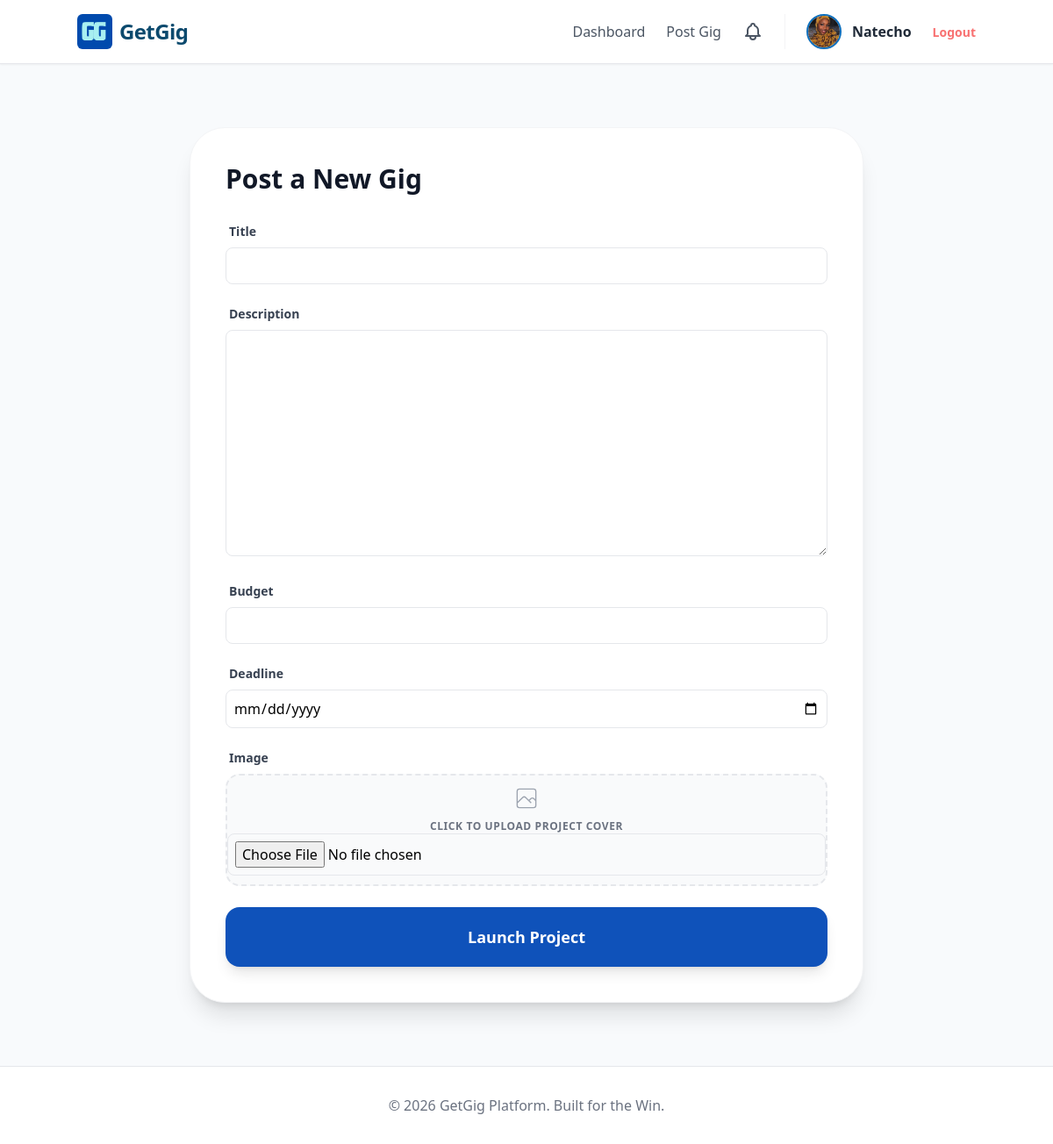
/projects/create/ (signed in), run on the app's committed database.
### users/models.py (models this page shows, shortened)
class CustomUser(AbstractUser):
    USER_TYPE_CHOICES = (
        ('client', 'Client'),
        ('freelancer', 'Freelancer'),
    )
    user_type = models.CharField(max_length=10, choices=USER_TYPE_CHOICES, default='freelancer')
    profile_image = models.ImageField(upload_to='profiles/', default='profiles/default.png')
    bio = models.TextField(blank=True)
    profile_image = models.ImageField(upload_to='profiles/', blank=True, null=True)
    company_name = models.CharField(max_length=100, blank=True)
    skills = models.CharField(max_length=255, blank=True)

### projects/views.py (the view)
# urls.py: path('create/', views.create_project, name='create_project'),
@login_required
def create_project(request):
    if request.method == 'POST':
        form = ProjectForm(request.POST, request.FILES) # Don't forget to handle file uploads
        if form.is_valid():
            project = form.save(commit=False)
            project.client = request.user
            project.save()
            return redirect('projects:client_dashboard')
    else:
        form = ProjectForm()
    return render(request, 'clients/create_project.html', {'form': form})

### projects/forms.py
class ProjectForm(forms.ModelForm):
    class Meta:
        model = Project
        fields = ['title', 'description', 'budget', 'deadline', 'image']
        widgets = {
            'deadline': forms.DateInput(attrs={'type': 'date'}),
        }
    def __init__(self, *args, **kwargs):
        super().__init__(*args, **kwargs)
        for field in self.fields.values():
            field.widget.attrs.update({'class': 'w-full p-2 border rounded-lg focus:ring-2 focus:ring-ocean outline-none'})

### templates/clients/create_project.html (shortened to what this page needs)
{% extends 'base.html' %}
{% block content %}
<div class="max-w-3xl mx-auto py-12">
    <div class="bg-white p-10 rounded-[2.5rem] shadow-xl border border-gray-100">
        <h1 class="text-3xl font-black text-gray-900 mb-8">Post a New Gig</h1>
        <form method="POST" enctype="multipart/form-data" class="space-y-6">
            {% for field in form %}
            <div class="space-y-2">
                <label class="block text-sm font-bold text-gray-700 ml-1">{{ field.label }}</label>
                {% if field.name == 'image' %}
                    <div class="relative group">
                        <div class="w-full h-32 border-2 border-dashed border-gray-200 rounded-2xl flex flex-col items-center justify-center group-hover:border-ocean transition bg-gray-50">
                            <svg class="w-8 h-8 text-gray-400 group-hover:text-ocean mb-2" fill="none" stroke="currentColor" viewBox="0 0 24 24"><path d="M4 16l4.586-4.586a2 2 0 012.828 0L16 16m-2-2l1.586-1.586a2 2 0 012.828 0L20 14m-6-6h.01M6 20h12a2 2 0 002-2V6a2 2 0 00-2-2H6a2 2 0 00-2 2v12a2 2 0 002 2z"></path></svg>
                            <span class="text-xs font-bold text-gray-500 uppercase tracking-wider">Click to upload project cover</span>
                            {{ field }}
                        </div>
                    </div>
                {% else %}
                    {{ field }}
                {% endif %}
            </div>
            {% endfor %}
            <button type="submit" class="w-full bg-ocean text-white py-5 rounded-2xl font-black text-lg shadow-lg hover:bg-blue-700 transition-all transform hover:-translate-y-1">
                Launch Project
            </button>
        </form>
    </div>
</div>
{% endblock %}

### templates/base.html (shortened to what this page needs)
{% load static %}
{% load pwa %}
<!DOCTYPE html>
<html lang="en">
<head>
    <script src="https://cdn.tailwindcss.com"></script>
</head>
<body class="bg-slate-50 min-h-screen flex flex-col">
    <nav class="bg-white border-b border-gray-200 p-4 shadow-sm">
        <div class="container mx-auto flex justify-between items-center">
            <a href="/" class="flex items-center space-x-2">
                <img src="{% static 'images/logo.jpg' %}" alt="GetGig Logo" class="h-10 w-auto rounded-md">
                <span class="text-2xl font-bold text-[#0c4a6e] tracking-tight">GetGig</span>
            </a>
            <div class="flex items-center space-x-6 font-medium text-gray-600">
                {% if user.is_authenticated %}
                    {% if user.user_type == 'freelancer' %}
                        <a href="{% url 'projects:freelancer_dashboard' %}" class="hover:text-mint">Marketplace</a>
                        <a href="{% url 'projects:my_bids' %}" class="hover:text-mint">My Bids</a>
                    {% else %}
                        <a href="{% url 'projects:client_dashboard' %}" class="hover:text-mint">Dashboard</a>
                        <a href="{% url 'projects:create_project' %}" class="hover:text-ocean">Post Gig</a>
                    {% endif %}
                    <a href="{% url 'users:notifications' %}" class="text-gray-600 hover:text-blue-600 relative">
                    </a>
                    <a href="{% url 'users:edit_profile' %}" class="flex items-center space-x-3 group border-l pl-6 border-gray-100">
                        {% if user.profile_image %}
                            <img src="{{ user.profile_image.url }}" class="w-10 h-10 rounded-full object-cover border-2 border-[#0C6FBD] group-hover:border-mint transition shadow-sm">
                        {% else %}
                            <div class="w-10 h-10 rounded-full bg-[#0C6FBD] text-white flex items-center justify-center font-bold shadow-sm group-hover:bg-blue-700 transition">
                                {{ user.username|first|upper }}
                            </div>
                        {% endif %}
                        <span class="font-bold text-gray-800 hidden md:inline">{{ user.username }}</span>
                    </a>
                    <form action="{% url 'logout' %}" method="post" class="inline">
                        <button type="submit" class="text-sm font-bold text-red-400 hover:text-red-600 transition">Logout</button>
                    </form>
                {% else %}
                    <a href="{% url 'login' %}" class="hover:text-ocean">Login</a>
                    <a href="{% url 'users:register' %}" class="bg-[#0F52BA] hover:bg-blue-700 text-white px-6 py-2 rounded-lg transition shadow-md">
                        Get Started
                    </a>
                {% endif %}
            </div>
        </div>
    </nav>
    <div class="container mx-auto p-6 flex-grow">
        {% block content %}{% endblock %}
    </div>
    <footer class="bg-white border-t border-gray-200 p-8 text-center text-gray-500">
        &copy; 2026 GetGig Platform. Built for the Win.
    </footer>
</body>
</html>

### templates/clients/create_project.html (style rules this page uses)
input[type="file"] { @apply absolute inset-0 opacity-0 cursor-pointer !important; }
input, textarea, select { @apply w-full p-4 bg-gray-50 border-none rounded-2xl focus:ring-2 focus:ring-ocean transition text-gray-700 !important; }

### data on the page
CustomUser: profile_image (picture), username "Natecho"

### other printed values
{{ field.label }} "Title" "Description" "Budget" "Deadline" "Image"
